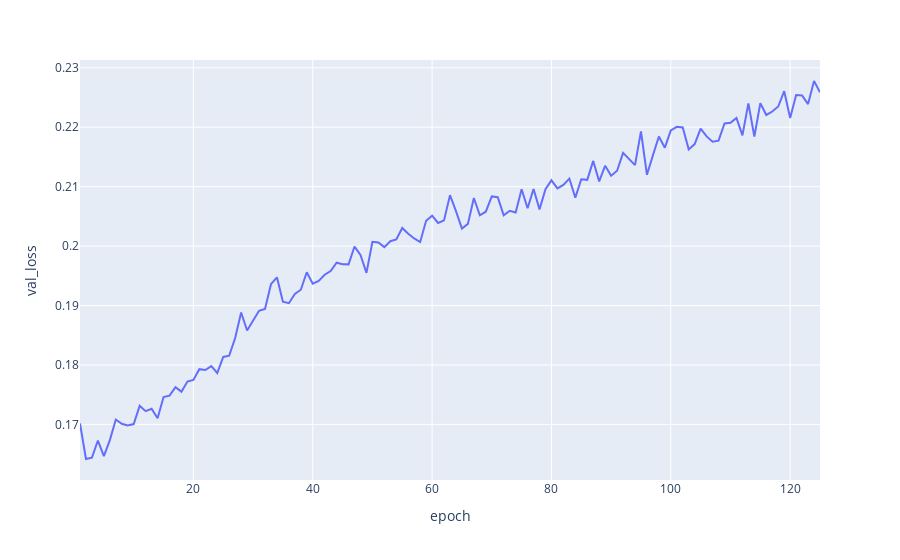

Write notebook code for a chart like this one.
### Code cell
px.line(results[results['run_id'] == x], x='epoch', y='val_loss')
